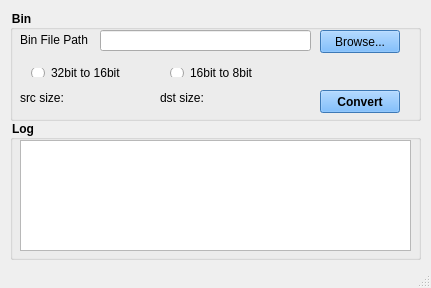
<?xml version="1.0" encoding="UTF-8"?>
<ui version="4.0">
 <class>MainWindow</class>
 <widget class="QMainWindow" name="MainWindow">
  <property name="geometry">
   <rect>
    <x>0</x>
    <y>0</y>
    <width>431</width>
    <height>288</height>
   </rect>
  </property>
  <property name="windowTitle">
   <string>SplittingTool Ver1.00</string>
  </property>
  <widget class="QWidget" name="centralWidget">
   <widget class="QGroupBox" name="groupBox_2">
    <property name="geometry">
     <rect>
      <x>10</x>
      <y>120</y>
      <width>411</width>
      <height>140</height>
     </rect>
    </property>
    <property name="font">
     <font>
      <family>Arial</family>
      <pointsize>-1</pointsize>
      <weight>75</weight>
      <bold>true</bold>
     </font>
    </property>
    <property name="styleSheet">
     <string notr="true">QGroupBox
{
	font-family: &quot;Arial&quot;;
    font-size: 12px;
    font-weight: bold;
}</string>
    </property>
    <property name="title">
     <string>Log</string>
    </property>
    <widget class="QTextEdit" name="textEdit_Log">
     <property name="geometry">
      <rect>
       <x>10</x>
       <y>20</y>
       <width>391</width>
       <height>111</height>
      </rect>
     </property>
     <property name="font">
      <font>
       <family>Arial</family>
      </font>
     </property>
    </widget>
   </widget>
   <widget class="QGroupBox" name="groupBox_10">
    <property name="geometry">
     <rect>
      <x>10</x>
      <y>10</y>
      <width>411</width>
      <height>111</height>
     </rect>
    </property>
    <property name="font">
     <font>
      <family>Arial</family>
      <pointsize>-1</pointsize>
      <weight>75</weight>
      <bold>true</bold>
     </font>
    </property>
    <property name="styleSheet">
     <string notr="true">QGroupBox
{
	font-family: &quot;Arial&quot;;
    font-size: 12px;
    font-weight: bold;
}</string>
    </property>
    <property name="title">
     <string>Bin</string>
    </property>
    <widget class="QLabel" name="label_PofAddr">
     <property name="geometry">
      <rect>
       <x>10</x>
       <y>22</y>
       <width>71</width>
       <height>16</height>
      </rect>
     </property>
     <property name="font">
      <font>
       <family>Arial</family>
       <pointsize>-1</pointsize>
      </font>
     </property>
     <property name="styleSheet">
      <string notr="true">font-family: &quot;Arial&quot;;
font-size:12px;</string>
     </property>
     <property name="text">
      <string>Bin File Path</string>
     </property>
    </widget>
    <widget class="QPushButton" name="pushButton_PofFileConvert">
     <property name="geometry">
      <rect>
       <x>310</x>
       <y>80</y>
       <width>80</width>
       <height>23</height>
      </rect>
     </property>
     <property name="font">
      <font>
       <family>Arial</family>
       <pointsize>-1</pointsize>
       <weight>75</weight>
       <bold>true</bold>
      </font>
     </property>
     <property name="styleSheet">
      <string notr="true">background-color: rgb(85, 170, 255);
font-family: &quot;Arial&quot;;
font-weight:bold;
font-size:12px;</string>
     </property>
     <property name="text">
      <string>Convert</string>
     </property>
    </widget>
    <widget class="QPushButton" name="pushButton_PofFileBrowse">
     <property name="geometry">
      <rect>
       <x>310</x>
       <y>20</y>
       <width>80</width>
       <height>23</height>
      </rect>
     </property>
     <property name="font">
      <font>
       <family>Arial</family>
       <pointsize>-1</pointsize>
      </font>
     </property>
     <property name="styleSheet">
      <string notr="true">background-color: rgb(85, 170, 255);
font-family: &quot;Arial&quot;;
font-size:12px;</string>
     </property>
     <property name="text">
      <string>Browse...</string>
     </property>
    </widget>
    <widget class="QLineEdit" name="lineEdit_PofFileName">
     <property name="geometry">
      <rect>
       <x>90</x>
       <y>20</y>
       <width>211</width>
       <height>21</height>
      </rect>
     </property>
     <property name="font">
      <font>
       <family>Arial</family>
      </font>
     </property>
     <property name="styleSheet">
      <string notr="true"/>
     </property>
    </widget>
    <widget class="QLabel" name="label_PofAddr_2">
     <property name="geometry">
      <rect>
       <x>10</x>
       <y>80</y>
       <width>51</width>
       <height>16</height>
      </rect>
     </property>
     <property name="font">
      <font>
       <family>Arial</family>
       <pointsize>-1</pointsize>
      </font>
     </property>
     <property name="styleSheet">
      <string notr="true">font-family: &quot;Arial&quot;;
font-size:12px;</string>
     </property>
     <property name="text">
      <string>src size:</string>
     </property>
    </widget>
    <widget class="QLabel" name="PofSize">
     <property name="geometry">
      <rect>
       <x>60</x>
       <y>50</y>
       <width>81</width>
       <height>16</height>
      </rect>
     </property>
     <property name="font">
      <font>
       <family>Arial</family>
       <pointsize>-1</pointsize>
      </font>
     </property>
     <property name="styleSheet">
      <string notr="true">font-family: &quot;Arial&quot;;
font-size:12px;</string>
     </property>
     <property name="text">
      <string/>
     </property>
    </widget>
    <widget class="QLabel" name="label_PofAddr_4">
     <property name="geometry">
      <rect>
       <x>150</x>
       <y>80</y>
       <width>51</width>
       <height>16</height>
      </rect>
     </property>
     <property name="font">
      <font>
       <family>Arial</family>
       <pointsize>-1</pointsize>
      </font>
     </property>
     <property name="styleSheet">
      <string notr="true">font-family: &quot;Arial&quot;;
font-size:12px;</string>
     </property>
     <property name="text">
      <string>dst size:</string>
     </property>
    </widget>
    <widget class="QLabel" name="BinSize">
     <property name="geometry">
      <rect>
       <x>200</x>
       <y>50</y>
       <width>101</width>
       <height>16</height>
      </rect>
     </property>
     <property name="font">
      <font>
       <family>Arial</family>
       <pointsize>-1</pointsize>
      </font>
     </property>
     <property name="styleSheet">
      <string notr="true">font-family: &quot;Arial&quot;;
font-size:12px;</string>
     </property>
     <property name="text">
      <string/>
     </property>
    </widget>
    <widget class="QWidget" name="horizontalLayoutWidget">
     <property name="geometry">
      <rect>
       <x>10</x>
       <y>47</y>
       <width>294</width>
       <height>31</height>
      </rect>
     </property>
     <layout class="QHBoxLayout" name="horizontalLayout">
      <item>
       <widget class="QRadioButton" name="radioButton_32">
        <property name="styleSheet">
         <string notr="true">font-family: &quot;Arial&quot;;
font-size:12px;</string>
        </property>
        <property name="text">
         <string>32bit to 16bit</string>
        </property>
       </widget>
      </item>
      <item>
       <widget class="QRadioButton" name="radioButton_16">
        <property name="styleSheet">
         <string notr="true">font-family: &quot;Arial&quot;;
font-size:12px;</string>
        </property>
        <property name="text">
         <string>16bit to 8bit</string>
        </property>
       </widget>
      </item>
     </layout>
    </widget>
   </widget>
  </widget>
  <widget class="QStatusBar" name="statusBar"/>
 </widget>
 <layoutdefault spacing="6" margin="11"/>
 <resources/>
 <connections/>
</ui>
